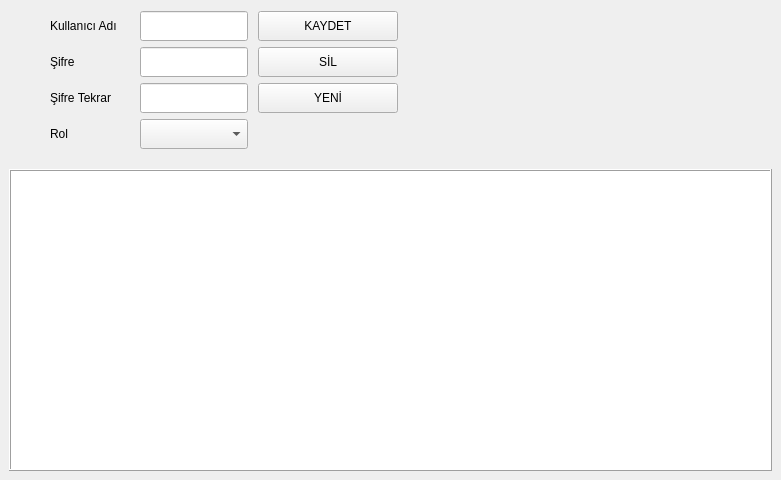
<?xml version="1.0" encoding="UTF-8"?>
<ui version="4.0">
 <class>main_form</class>
 <widget class="QWidget" name="main_form">
  <property name="geometry">
   <rect>
    <x>0</x>
    <y>0</y>
    <width>781</width>
    <height>480</height>
   </rect>
  </property>
  <property name="windowTitle">
   <string>Form</string>
  </property>
  <layout class="QGridLayout" name="gridLayout">
   <property name="leftMargin">
    <number>0</number>
   </property>
   <property name="topMargin">
    <number>0</number>
   </property>
   <property name="rightMargin">
    <number>0</number>
   </property>
   <property name="bottomMargin">
    <number>0</number>
   </property>
   <property name="spacing">
    <number>0</number>
   </property>
   <item row="1" column="0">
    <widget class="QFrame" name="bottom_frame">
     <property name="frameShape">
      <enum>QFrame::Shape::NoFrame</enum>
     </property>
     <property name="frameShadow">
      <enum>QFrame::Shadow::Plain</enum>
     </property>
     <layout class="QGridLayout" name="gridLayout_3">
      <item row="0" column="0">
       <widget class="QTableWidget" name="table_users">
        <property name="frameShape">
         <enum>QFrame::Shape::Box</enum>
        </property>
        <property name="frameShadow">
         <enum>QFrame::Shadow::Raised</enum>
        </property>
        <attribute name="verticalHeaderMinimumSectionSize">
         <number>20</number>
        </attribute>
        <attribute name="verticalHeaderDefaultSectionSize">
         <number>20</number>
        </attribute>
       </widget>
      </item>
     </layout>
    </widget>
   </item>
   <item row="0" column="0">
    <widget class="QFrame" name="top_frame">
     <property name="sizePolicy">
      <sizepolicy hsizetype="Preferred" vsizetype="Preferred">
       <horstretch>0</horstretch>
       <verstretch>0</verstretch>
      </sizepolicy>
     </property>
     <property name="minimumSize">
      <size>
       <width>0</width>
       <height>160</height>
      </size>
     </property>
     <property name="maximumSize">
      <size>
       <width>16777215</width>
       <height>160</height>
      </size>
     </property>
     <property name="frameShape">
      <enum>QFrame::Shape::NoFrame</enum>
     </property>
     <property name="frameShadow">
      <enum>QFrame::Shadow::Plain</enum>
     </property>
     <layout class="QGridLayout" name="gridLayout_2">
      <property name="leftMargin">
       <number>50</number>
      </property>
      <property name="topMargin">
       <number>10</number>
      </property>
      <property name="bottomMargin">
       <number>10</number>
      </property>
      <property name="horizontalSpacing">
       <number>10</number>
      </property>
      <property name="verticalSpacing">
       <number>5</number>
      </property>
      <item row="2" column="1">
       <widget class="QLineEdit" name="txt_pass_again">
        <property name="sizePolicy">
         <sizepolicy hsizetype="Fixed" vsizetype="Fixed">
          <horstretch>0</horstretch>
          <verstretch>0</verstretch>
         </sizepolicy>
        </property>
        <property name="minimumSize">
         <size>
          <width>0</width>
          <height>30</height>
         </size>
        </property>
        <property name="maximumSize">
         <size>
          <width>140</width>
          <height>16777215</height>
         </size>
        </property>
        <property name="echoMode">
         <enum>QLineEdit::EchoMode::Password</enum>
        </property>
       </widget>
      </item>
      <item row="1" column="2">
       <widget class="QPushButton" name="btn_del">
        <property name="sizePolicy">
         <sizepolicy hsizetype="Fixed" vsizetype="Fixed">
          <horstretch>0</horstretch>
          <verstretch>0</verstretch>
         </sizepolicy>
        </property>
        <property name="minimumSize">
         <size>
          <width>140</width>
          <height>30</height>
         </size>
        </property>
        <property name="maximumSize">
         <size>
          <width>140</width>
          <height>30</height>
         </size>
        </property>
        <property name="text">
         <string>SİL</string>
        </property>
       </widget>
      </item>
      <item row="2" column="0">
       <widget class="QLabel" name="lbl_pass_again">
        <property name="minimumSize">
         <size>
          <width>0</width>
          <height>30</height>
         </size>
        </property>
        <property name="text">
         <string>Şifre Tekrar</string>
        </property>
       </widget>
      </item>
      <item row="3" column="0">
       <widget class="QLabel" name="lbl_role">
        <property name="minimumSize">
         <size>
          <width>80</width>
          <height>30</height>
         </size>
        </property>
        <property name="maximumSize">
         <size>
          <width>80</width>
          <height>30</height>
         </size>
        </property>
        <property name="text">
         <string>Rol</string>
        </property>
       </widget>
      </item>
      <item row="0" column="1">
       <widget class="QLineEdit" name="txt_username">
        <property name="sizePolicy">
         <sizepolicy hsizetype="Fixed" vsizetype="Fixed">
          <horstretch>0</horstretch>
          <verstretch>0</verstretch>
         </sizepolicy>
        </property>
        <property name="minimumSize">
         <size>
          <width>0</width>
          <height>30</height>
         </size>
        </property>
        <property name="maximumSize">
         <size>
          <width>140</width>
          <height>30</height>
         </size>
        </property>
       </widget>
      </item>
      <item row="1" column="0">
       <widget class="QLabel" name="lbl_pass">
        <property name="minimumSize">
         <size>
          <width>80</width>
          <height>30</height>
         </size>
        </property>
        <property name="maximumSize">
         <size>
          <width>80</width>
          <height>30</height>
         </size>
        </property>
        <property name="text">
         <string>Şifre</string>
        </property>
       </widget>
      </item>
      <item row="0" column="2">
       <widget class="QPushButton" name="btn_save">
        <property name="sizePolicy">
         <sizepolicy hsizetype="Fixed" vsizetype="Fixed">
          <horstretch>0</horstretch>
          <verstretch>0</verstretch>
         </sizepolicy>
        </property>
        <property name="minimumSize">
         <size>
          <width>140</width>
          <height>30</height>
         </size>
        </property>
        <property name="maximumSize">
         <size>
          <width>140</width>
          <height>30</height>
         </size>
        </property>
        <property name="text">
         <string>KAYDET</string>
        </property>
       </widget>
      </item>
      <item row="1" column="1">
       <widget class="QLineEdit" name="txt_pass">
        <property name="sizePolicy">
         <sizepolicy hsizetype="Fixed" vsizetype="Fixed">
          <horstretch>0</horstretch>
          <verstretch>0</verstretch>
         </sizepolicy>
        </property>
        <property name="minimumSize">
         <size>
          <width>0</width>
          <height>30</height>
         </size>
        </property>
        <property name="maximumSize">
         <size>
          <width>140</width>
          <height>30</height>
         </size>
        </property>
        <property name="echoMode">
         <enum>QLineEdit::EchoMode::Password</enum>
        </property>
       </widget>
      </item>
      <item row="3" column="1">
       <widget class="QComboBox" name="cmb_role">
        <property name="sizePolicy">
         <sizepolicy hsizetype="Fixed" vsizetype="Fixed">
          <horstretch>0</horstretch>
          <verstretch>0</verstretch>
         </sizepolicy>
        </property>
        <property name="minimumSize">
         <size>
          <width>0</width>
          <height>30</height>
         </size>
        </property>
        <property name="maximumSize">
         <size>
          <width>170</width>
          <height>30</height>
         </size>
        </property>
       </widget>
      </item>
      <item row="0" column="0">
       <widget class="QLabel" name="lbl_username">
        <property name="minimumSize">
         <size>
          <width>80</width>
          <height>30</height>
         </size>
        </property>
        <property name="maximumSize">
         <size>
          <width>80</width>
          <height>30</height>
         </size>
        </property>
        <property name="text">
         <string>Kullanıcı Adı</string>
        </property>
       </widget>
      </item>
      <item row="2" column="2">
       <widget class="QPushButton" name="btn_new">
        <property name="sizePolicy">
         <sizepolicy hsizetype="Fixed" vsizetype="Fixed">
          <horstretch>0</horstretch>
          <verstretch>0</verstretch>
         </sizepolicy>
        </property>
        <property name="minimumSize">
         <size>
          <width>140</width>
          <height>30</height>
         </size>
        </property>
        <property name="maximumSize">
         <size>
          <width>140</width>
          <height>30</height>
         </size>
        </property>
        <property name="text">
         <string>YENİ</string>
        </property>
       </widget>
      </item>
      <item row="1" column="3">
       <spacer name="horizontalSpacer">
        <property name="orientation">
         <enum>Qt::Orientation::Horizontal</enum>
        </property>
        <property name="sizeHint" stdset="0">
         <size>
          <width>40</width>
          <height>20</height>
         </size>
        </property>
       </spacer>
      </item>
     </layout>
    </widget>
   </item>
  </layout>
 </widget>
 <resources>
  <include location="../icons/resource.qrc"/>
 </resources>
 <connections/>
</ui>
